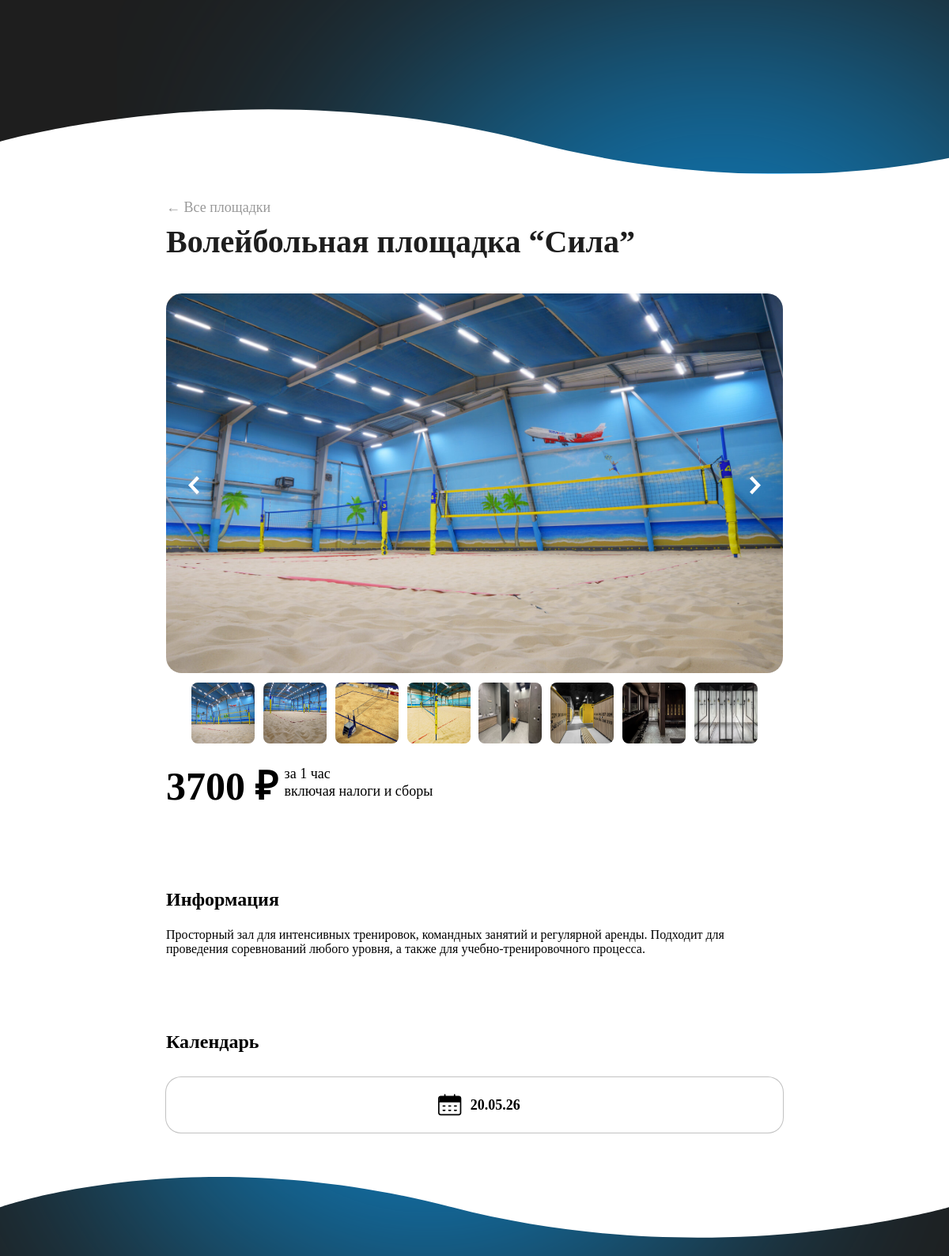
/details?id=basketball_4, run on the app's committed database.
### rentplayground/models.py (models this page shows)
class Playground(models.Model):
    id = models.CharField(max_length=30, primary_key=True)
    name = models.CharField(max_length=20, default='error')
    type = models.CharField(max_length=20, default='error')
    price = models.IntegerField(default=0)
    images = models.CharField(max_length=20, default='error')

### rentplayground/views.py (the view)
# urls.py: path('details', views.details),
def details(request):
    id = request.GET.get("id", None)
    if id is None:
        return HttpResponseNotFound("Not Found")
    try:
        playground = Playground.objects.get(id=id)
    except ObjectDoesNotExist:
        return HttpResponseNotFound("Not Found")
    except MultipleObjectsReturned:
        return HttpResponseNotFound("Not Found")
    return render(request, "details.html", context={"playground": playground})

### templates/details.html (shortened to what this page needs)
<!DOCTYPE html>
{% load static %}
<html lang="en">
<head>
    <link rel="stylesheet" href="{% static "css/textSettings.css" %}">
    <link rel="stylesheet" href="{% static "css/main.css" %}">
    <link rel="stylesheet" href="{% static "css/card.css" %}">
    <link rel="stylesheet" href="{% static "css/cardService.css" %}">
    <link rel="stylesheet" href="{% static "css/review.css" %}">
    <link rel="stylesheet" href="{% static "css/calendar.css" %}">
    <link rel="stylesheet" href="{% static "css/person_counter.css" %}">
</head>
<body>
    <header class="headerSmall">
    </header>
    <main>
        <div class="contentDetails">
            <div class="cardPart">
                <div class="infoBlockApart">
                    <a href="/" class="btnBack flexConRowStart">← Все площадки</a>
                    <h2 style="justify-content: flex-start; margin-top: 0; margin-bottom: 25px;">{{playground.name}}</h2>
                </div>
                <div class="cardPart">
                    <div class="imgBlock" style="width: 100%; margin-top: 1rem;">
                        <div class="imgArrBlock">
                            <img src="/static/images/playgrounds/{{playground.images}}/1.jpg" class="imgBig" id="mainPhoto">
                            <button class="arrow left-arrow" id="prevPhoto"><img src="{% static "images/service/prevPhoto.svg" %}"></button>
                            <button class="arrow right-arrow" id="nextPhoto"><img src="{% static "images/service/nextPhoto.svg" %}"></button>
                        </div>
                        <div class="imgBlockMini">
                            <img src="/static/images/playgrounds/{{playground.images}}/1.jpg" class="imgMini">
                            <img src="/static/images/playgrounds/{{playground.images}}/2.jpg" class="imgMini">
                            <img src="/static/images/playgrounds/{{playground.images}}/3.jpg" class="imgMini">
                            <img src="/static/images/playgrounds/{{playground.images}}/4.jpg" class="imgMini">
                            <img src="/static/images/playgrounds/{{playground.images}}/5.jpg" class="imgMini">
                            <img src="/static/images/playgrounds/{{playground.images}}/6.jpg" class="imgMini">
                            <img src="/static/images/playgrounds/{{playground.images}}/7.jpg" class="imgMini">
                            <img src="/static/images/playgrounds/{{playground.images}}/8.jpg" class="imgMini">
                        </div>
                    </div>
                    <div id="rentSettings" class="rentSettings" style="display: flex; flex-direction: row; width: 100%; align-items:center; max-width: 460px;">
                        <p class="priceSumDet" style="margin-bottom: 0.25rem;">{{playground.price}} ₽</p>
                        <section class="priceDecDetSerDet" style="display: flex;  flex-direction: column; justify-content: flex-start;">
                            <p>за 1 час</p>
                            <p>включая налоги и сборы</p>
                        </section>
                    </div>
                    <div class="informationBlockApart">
                        <section class="informationBlockApartMin">
                            <h3>Информация</h3>
                            <p>
                                Просторный зал для интенсивных тренировок, командных занятий и регулярной аренды. Подходит для проведения соревнований любого уровня,
                                а также для учебно-тренировочного процесса.
                            </p>
                        </section>
                        <section class="informationBlockApartMin" style="margin-bottom: 7%;">
                            <h3>Календарь</h3>
                            <div class="formApart">
                                <div class="inputBlockDetails" style="border: 1px solid rgba(0, 0, 0, 0.24); display: flex; justify-content:center;" id="dateText">
                                    <img src="{% static "images/form/date.svg" %}" class="formIcon">
                                    <p id="dateTextValue">Дата</p>
                                </div>
                            </div>
                        </section>
                    </div>
                </div>
            </div>
        </div>
    </main>
    <footer class="footerBackground">
    </footer>
</body>
</html>

### static/css/main.css (style rules this page uses)
body { font-family: 'Montserrat', normal; margin: 0; padding: 0; }
.flexConRowStart { display: flex; flex-direction: row; justify-content: flex-start; align-items: center; }
h2 { margin-top: 7rem; text-align: start; font-family: 'MontserratExtraBold'; font-style: normal; font-weight: 800; font-size: 30px; line-height: 37px; color: #1E1E1E; }
h3 { font-family: 'MontserratBold'; font-weight: 700; font-size: 24px; line-height: 100%; letter-spacing: 0%; margin-top: 4rem; }
.headerSmall { background-image: url("../images/backgrounds/header_mini_1280.svg"); background-repeat: no-repeat; background-size: cover; border: none; box-sizing: border-box; min-height: 220px; }
main { max-width: 100%; height: 100%; display: flex; align-items: center; justify-content: center; flex-direction: column; box-sizing: border-box; }
.contentDetails { width: 100%; max-width: 650px; height: 100%; padding: 0 1rem; display: flex; flex-direction: column; justify-content: flex-start; box-sizing: border-box; }
.formApart { width: 100%; display: flex; flex-direction: column; justify-content: center; align-items: center; margin-top: 2rem; }
.inputBlockDetails { font-family: 'MontserratBold'; width: 100%; height: 60px; border-radius: 20px; border: none; background-color: #FFFFFF; display: flex; justify-content: flex-start; align-items: center; font-weight: 700; font-size: 16px; line-height: 100%; letter-spacing: 0; cursor: pointer; }
.formIcon { width: 35px; height: 32px; margin: 0 1rem 0 0.5rem; display: flex; justify-content: flex-start; }
.footerBackground { background-image: url("../images/backgrounds/footer_1280.svg"); background-repeat: no-repeat; background-size: cover; min-height: 100px; }
footer { width: 100%; color: #fff; font-size: 16px; display: flex; flex-direction: column; justify-content: flex-start; padding: 1rem 2rem; box-sizing: border-box; }
.btnBack { width: 100%; font-size: 18px; color: #000; opacity: 0.4; margin: 2rem 0 0.5rem 0; }
.btnBack { width: 100%; font-size: 18px; color: #000; opacity: 0.4; margin: 2rem 0 0.5rem 0; text-decoration: none; }
.imgArrBlock { position: relative; }
.arrow { background-color: transparent; width: 50px; height: 100%; position: absolute; top: 50%; transform: translateY(-50%); cursor: pointer; z-index: 10; user-select: none; display: flex; align-items: center; justify-content: center; border: none; }
.left-arrow { left: 10px; border-radius: 0 5px 5px 0; }
.right-arrow { right: 10px; border-radius: 5px 0 0 5px; }
.infoBlockApart { display: flex; flex-direction: column; }
.cardPart { max-width: 780px; display: flex; flex-direction: column; }
.imgBlock { border-radius: 20px; }
.imgBig { width: 100%; height: 100%; border-radius: 20px; user-select: none; cursor: pointer; }
.imgMini { width: 80px; height: 77px; border-radius: 8px; margin: 0 0.25rem; user-select: none; cursor: pointer; }
.imgBlockMini { max-width: 100%; box-sizing: border-box; margin: 0.5rem 0; display: flex; align-items: center; justify-content: space-between; overflow: hidden; text-overflow: ellipsis; }
.rentSettings { width: 100%; max-width: 780px; }
@media (min-width: 1024px) { h2 { font-size: 40px; line-height: 49px; } }
@media (min-width: 1024px) { h3 { margin-top: 6rem; } }
@media (min-width: 1024px) { .contentDetails { flex-direction: row; justify-content: center; max-width: 1210px; } }
@media (min-width: 1024px) { .inputBlockDetails { font-size: 18px; height: 70px; } }
@media (min-width: 1024px) { footer { flex-direction: row-reverse; justify-content: space-between; align-items: center; padding: 1rem 6rem; } }
@media (min-width: 1024px) { .imgBlock { border-radius: 20px; } }
@media (min-width: 1024px) { .imgBig { width: 780px; height: 480px; border-radius: 20px; } }
@media (min-width: 1024px) { .imgBlockMini { margin: 0.5rem 2rem; } }
@media (min-width: 1024px) { .imgMini { margin: 0; } }
@media (min-width: 1024px) { .rentSettings { max-width: 300px; max-height: 400px; z-index: 999; position: sticky; top: 0; left: 35px; } }

### static/css/card.css (style rules this page uses)
body { font-family: 'Montserrat', normal; }
.flexConRowStart { display: flex; flex-direction: row; justify-content: flex-start; align-items: center; }
.priceSumDet { font-family: 'MontserratExtraBold'; font-style: normal; font-weight: 800; font-size: 50px; line-height: 61px; color: #000000; margin: 1rem 0.5rem 1rem 0; }
.priceDecDetSerDet p { font-family: 'Montserrat'; font-style: normal; font-weight: 400; font-size: 18px; line-height: 22px; color: #000000; margin: 0; }

### static/css/calendar.css (style rules this page uses)
body { font-family: 'Montserrat', normal; }

### data on the page
Playground: name "Волейбольная площадка “Сила”", images (picture), price "3700"
